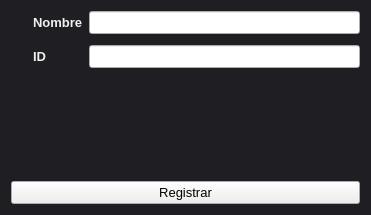
<?xml version="1.0" encoding="UTF-8"?>
<ui version="4.0">
 <class>registro_nodo</class>
 <widget class="QWidget" name="registro_nodo">
  <property name="geometry">
   <rect>
    <x>0</x>
    <y>0</y>
    <width>371</width>
    <height>215</height>
   </rect>
  </property>
  <property name="windowTitle">
   <string>Registro de dispositivo</string>
  </property>
  <property name="styleSheet">
   <string notr="true">QWidget#registro_nodo{
	background-color: #1f1f23;
}

QWidget{
	font-family: &quot;Inter&quot;, &quot;Verdana&quot;, &quot;sans-serif&quot;;
	font-size: 10pt;
}

QLabel{
	color: #F0F0F0;
	font-weight: bold;
}

QCheckBox{
	color: #F0F0F0;
	padding: 2px;
}

QCheckBox::indicator {
    width: 18px;
    height: 18px;
    border: 1px solid #7a7a7a;
    background: white;
}

QCheckBox::indicator:checked {
    background: #4aa8ff;
    border: 1px solid #4aa8ff;
}

QCheckBox::checked{
	border: 1px solid #4aa8ff;
}

QTextBrowser{
	background-color: #1f1f23;
	color: #f1c40f;
}

QPushButton{
	color: black;
}</string>
  </property>
  <layout class="QVBoxLayout" name="verticalLayout">
   <item>
    <layout class="QFormLayout" name="formLayout">
     <property name="verticalSpacing">
      <number>11</number>
     </property>
     <item row="0" column="0">
      <layout class="QHBoxLayout" name="horizontalLayout_3">
       <property name="spacing">
        <number>14</number>
       </property>
       <item>
        <widget class="QLabel" name="icon_nombre">
         <property name="text">
          <string/>
         </property>
        </widget>
       </item>
       <item>
        <widget class="QLabel" name="lbl_nombre">
         <property name="text">
          <string>Nombre</string>
         </property>
        </widget>
       </item>
      </layout>
     </item>
     <item row="0" column="1">
      <widget class="QLineEdit" name="le_nombre"/>
     </item>
     <item row="1" column="0">
      <layout class="QHBoxLayout" name="horizontalLayout_4">
       <property name="spacing">
        <number>14</number>
       </property>
       <item>
        <widget class="QLabel" name="icon_id">
         <property name="text">
          <string/>
         </property>
        </widget>
       </item>
       <item>
        <widget class="QLabel" name="lbl_id">
         <property name="text">
          <string>ID</string>
         </property>
        </widget>
       </item>
      </layout>
     </item>
     <item row="1" column="1">
      <widget class="QLineEdit" name="le_id"/>
     </item>
    </layout>
   </item>
   <item>
    <widget class="QTextBrowser" name="tb_errores">
     <property name="sizePolicy">
      <sizepolicy hsizetype="Expanding" vsizetype="Preferred">
       <horstretch>0</horstretch>
       <verstretch>0</verstretch>
      </sizepolicy>
     </property>
     <property name="frameShape">
      <enum>QFrame::NoFrame</enum>
     </property>
     <property name="html">
      <string>&lt;!DOCTYPE HTML PUBLIC &quot;-//W3C//DTD HTML 4.0//EN&quot; &quot;http://www.w3.org/TR/REC-html40/strict.dtd&quot;&gt;
&lt;html&gt;&lt;head&gt;&lt;meta name=&quot;qrichtext&quot; content=&quot;1&quot; /&gt;&lt;style type=&quot;text/css&quot;&gt;
p, li { white-space: pre-wrap; }
&lt;/style&gt;&lt;/head&gt;&lt;body style=&quot; font-family:'Inter','Verdana','sans-serif'; font-size:10pt; font-weight:400; font-style:normal;&quot;&gt;
&lt;p style=&quot;-qt-paragraph-type:empty; margin-top:0px; margin-bottom:0px; margin-left:0px; margin-right:0px; -qt-block-indent:0; text-indent:0px;&quot;&gt;&lt;br /&gt;&lt;/p&gt;&lt;/body&gt;&lt;/html&gt;</string>
     </property>
    </widget>
   </item>
   <item>
    <widget class="QPushButton" name="btn_registrar">
     <property name="text">
      <string>Registrar</string>
     </property>
    </widget>
   </item>
  </layout>
 </widget>
 <resources/>
 <connections/>
</ui>
